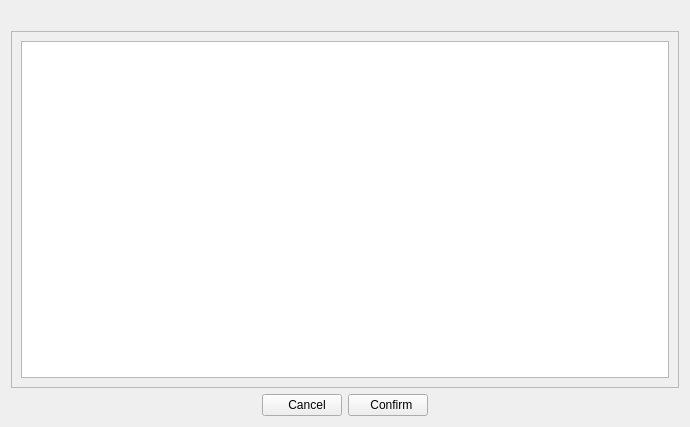
<?xml version="1.0" encoding="UTF-8"?>
<ui version="4.0">
 <class>ListDiff</class>
 <widget class="QDialog" name="ListDiff">
  <property name="windowModality">
   <enum>Qt::WindowModal</enum>
  </property>
  <property name="geometry">
   <rect>
    <x>0</x>
    <y>0</y>
    <width>690</width>
    <height>427</height>
   </rect>
  </property>
  <property name="focusPolicy">
   <enum>Qt::NoFocus</enum>
  </property>
  <property name="windowTitle">
   <string>Differences List</string>
  </property>
  <layout class="QGridLayout" name="gridLayout">
   <item row="1" column="0">
    <widget class="QScrollArea" name="scrollArea">
     <property name="widgetResizable">
      <bool>true</bool>
     </property>
     <widget class="QWidget" name="scrollAreaWidgetContents">
      <property name="geometry">
       <rect>
        <x>0</x>
        <y>0</y>
        <width>670</width>
        <height>340</height>
       </rect>
      </property>
      <layout class="QGridLayout" name="gridLayout_2">
       <item row="0" column="0">
        <widget class="QListWidget" name="listWidget"/>
       </item>
      </layout>
     </widget>
    </widget>
   </item>
   <item row="0" column="0">
    <layout class="QHBoxLayout" name="horizontalLayout_2">
     <item alignment="Qt::AlignRight">
      <widget class="QPushButton" name="addButton">
       <property name="sizePolicy">
        <sizepolicy hsizetype="Fixed" vsizetype="Fixed">
         <horstretch>0</horstretch>
         <verstretch>0</verstretch>
        </sizepolicy>
       </property>
       <property name="styleSheet">
        <string notr="true">border:none</string>
       </property>
       <property name="text">
        <string/>
       </property>
       <property name="icon">
        <iconset resource="Images/Images.qrc">
         <normaloff>:/add-icon.png</normaloff>:/add-icon.png</iconset>
       </property>
       <property name="iconSize">
        <size>
         <width>24</width>
         <height>24</height>
        </size>
       </property>
      </widget>
     </item>
     <item alignment="Qt::AlignLeft">
      <widget class="QPushButton" name="delButton">
       <property name="sizePolicy">
        <sizepolicy hsizetype="Fixed" vsizetype="Fixed">
         <horstretch>0</horstretch>
         <verstretch>0</verstretch>
        </sizepolicy>
       </property>
       <property name="styleSheet">
        <string notr="true">border:none</string>
       </property>
       <property name="text">
        <string/>
       </property>
       <property name="icon">
        <iconset resource="Images/Images.qrc">
         <normaloff>:/del-icon.png</normaloff>:/del-icon.png</iconset>
       </property>
       <property name="iconSize">
        <size>
         <width>24</width>
         <height>24</height>
        </size>
       </property>
      </widget>
     </item>
    </layout>
   </item>
   <item row="2" column="0">
    <layout class="QHBoxLayout" name="horizontalLayout">
     <item alignment="Qt::AlignRight">
      <widget class="QPushButton" name="cancelButton">
       <property name="sizePolicy">
        <sizepolicy hsizetype="Fixed" vsizetype="Fixed">
         <horstretch>0</horstretch>
         <verstretch>0</verstretch>
        </sizepolicy>
       </property>
       <property name="text">
        <string>   Cancel</string>
       </property>
       <property name="icon">
        <iconset resource="Images/Images.qrc">
         <normaloff>:/cancel-icon.png</normaloff>:/cancel-icon.png</iconset>
       </property>
      </widget>
     </item>
     <item alignment="Qt::AlignLeft">
      <widget class="QPushButton" name="okButton">
       <property name="sizePolicy">
        <sizepolicy hsizetype="Fixed" vsizetype="Fixed">
         <horstretch>0</horstretch>
         <verstretch>0</verstretch>
        </sizepolicy>
       </property>
       <property name="text">
        <string>  Confirm</string>
       </property>
       <property name="icon">
        <iconset resource="Images/Images.qrc">
         <normaloff>:/ok-icon.png</normaloff>:/ok-icon.png</iconset>
       </property>
      </widget>
     </item>
    </layout>
   </item>
  </layout>
 </widget>
 <resources>
  <include location="Images/Images.qrc"/>
 </resources>
 <connections/>
</ui>
